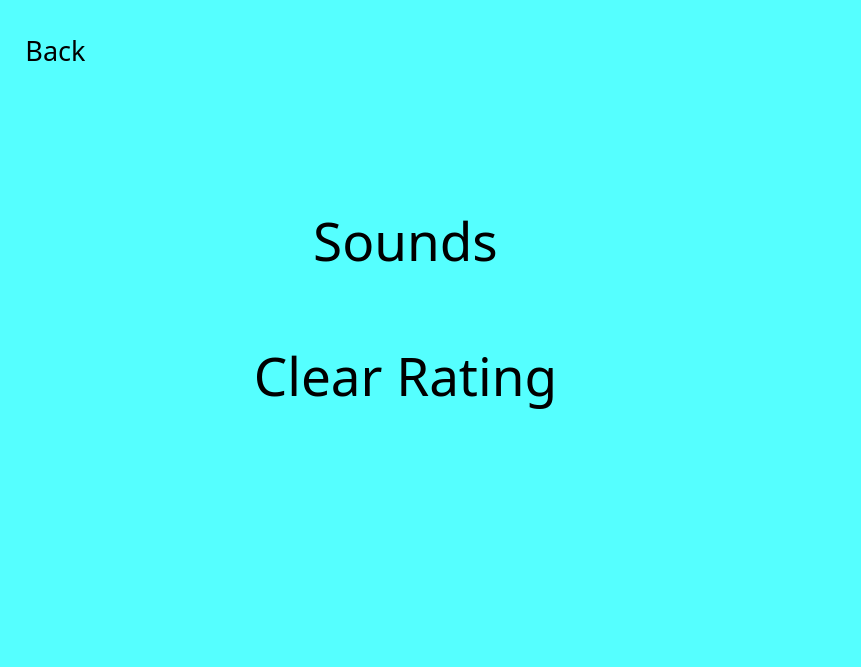
<?xml version="1.0" encoding="UTF-8"?>
<ui version="4.0">
 <class>SetWin</class>
 <widget class="QMainWindow" name="SetWin">
  <property name="geometry">
   <rect>
    <x>0</x>
    <y>0</y>
    <width>861</width>
    <height>667</height>
   </rect>
  </property>
  <property name="windowTitle">
   <string>Настройки</string>
  </property>
  <property name="styleSheet">
   <string notr="true">background-color: rgb(85, 255, 255);</string>
  </property>
  <widget class="QWidget" name="centralwidget">
   <widget class="QPushButton" name="back">
    <property name="geometry">
     <rect>
      <x>10</x>
      <y>10</y>
      <width>91</width>
      <height>81</height>
     </rect>
    </property>
    <property name="font">
     <font>
      <family>HERMAN</family>
      <pointsize>20</pointsize>
     </font>
    </property>
    <property name="text">
     <string>Back</string>
    </property>
    <property name="flat">
     <bool>true</bool>
    </property>
   </widget>
   <widget class="QPushButton" name="volbut">
    <property name="geometry">
     <rect>
      <x>190</x>
      <y>180</y>
      <width>431</width>
      <height>121</height>
     </rect>
    </property>
    <property name="font">
     <font>
      <family>HERMAN</family>
      <pointsize>40</pointsize>
     </font>
    </property>
    <property name="text">
     <string>Sounds</string>
    </property>
    <property name="flat">
     <bool>true</bool>
    </property>
   </widget>
   <widget class="QPushButton" name="cleartr">
    <property name="geometry">
     <rect>
      <x>190</x>
      <y>320</y>
      <width>431</width>
      <height>111</height>
     </rect>
    </property>
    <property name="font">
     <font>
      <family>HERMAN</family>
      <pointsize>40</pointsize>
      <weight>50</weight>
      <bold>false</bold>
     </font>
    </property>
    <property name="text">
     <string>Clear Rating</string>
    </property>
    <property name="flat">
     <bool>true</bool>
    </property>
   </widget>
  </widget>
  <widget class="QMenuBar" name="menubar">
   <property name="geometry">
    <rect>
     <x>0</x>
     <y>0</y>
     <width>861</width>
     <height>21</height>
    </rect>
   </property>
  </widget>
  <widget class="QStatusBar" name="statusbar"/>
 </widget>
 <resources/>
 <connections/>
</ui>
